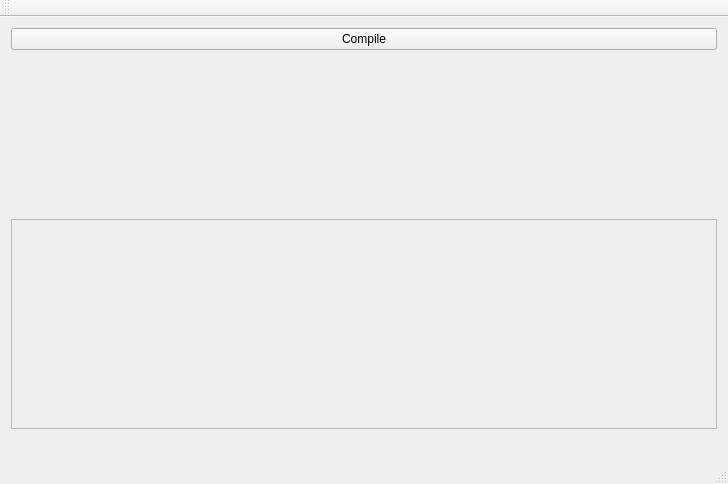
<?xml version="1.0" encoding="UTF-8"?>
<ui version="4.0">
 <class>MainWindow</class>
 <widget class="QMainWindow" name="MainWindow">
  <property name="geometry">
   <rect>
    <x>0</x>
    <y>0</y>
    <width>728</width>
    <height>484</height>
   </rect>
  </property>
  <property name="windowTitle">
   <string>MainWindow</string>
  </property>
  <widget class="QWidget" name="centralWidget">
   <layout class="QVBoxLayout" name="verticalLayout" stretch="1,3,4,1">
    <item>
     <widget class="QPushButton" name="btnCompile">
      <property name="text">
       <string>Compile</string>
      </property>
     </widget>
    </item>
    <item>
     <layout class="QHBoxLayout" name="horizontalLayout">
      <property name="leftMargin">
       <number>0</number>
      </property>
      <property name="topMargin">
       <number>0</number>
      </property>
      <property name="rightMargin">
       <number>0</number>
      </property>
      <property name="bottomMargin">
       <number>0</number>
      </property>
      <item>
       <widget class="Altimeter_Widget" name="Altimeter_display" native="true">
        <property name="sizePolicy">
         <sizepolicy hsizetype="Preferred" vsizetype="Preferred">
          <horstretch>3</horstretch>
          <verstretch>0</verstretch>
         </sizepolicy>
        </property>
       </widget>
      </item>
      <item>
       <widget class="Horizon_Widget" name="Horizon_display" native="true">
        <property name="sizePolicy">
         <sizepolicy hsizetype="Preferred" vsizetype="Preferred">
          <horstretch>3</horstretch>
          <verstretch>0</verstretch>
         </sizepolicy>
        </property>
       </widget>
      </item>
      <item>
       <widget class="Heading_Widget" name="Heading_display" native="true">
        <property name="sizePolicy">
         <sizepolicy hsizetype="Preferred" vsizetype="Preferred">
          <horstretch>3</horstretch>
          <verstretch>0</verstretch>
         </sizepolicy>
        </property>
       </widget>
      </item>
      <item>
       <widget class="Orientation_Widget" name="Orientation_display" native="true">
        <property name="sizePolicy">
         <sizepolicy hsizetype="Preferred" vsizetype="Preferred">
          <horstretch>5</horstretch>
          <verstretch>0</verstretch>
         </sizepolicy>
        </property>
       </widget>
      </item>
     </layout>
    </item>
    <item>
     <widget class="QFrame" name="frame">
      <property name="frameShape">
       <enum>QFrame::StyledPanel</enum>
      </property>
      <property name="frameShadow">
       <enum>QFrame::Raised</enum>
      </property>
      <layout class="QHBoxLayout" name="horizontalLayout_2">
       <property name="leftMargin">
        <number>2</number>
       </property>
       <property name="topMargin">
        <number>2</number>
       </property>
       <property name="rightMargin">
        <number>2</number>
       </property>
       <property name="bottomMargin">
        <number>2</number>
       </property>
       <item>
        <widget class="Plot2d_Widget" name="xy_mag" native="true"/>
       </item>
       <item>
        <widget class="Plot2d_Widget" name="xz_mag" native="true"/>
       </item>
       <item>
        <widget class="Plot2d_Widget" name="yz_mag" native="true"/>
       </item>
      </layout>
     </widget>
    </item>
    <item>
     <widget class="QLabel" name="lblCycles">
      <property name="maximumSize">
       <size>
        <width>16777215</width>
        <height>16</height>
       </size>
      </property>
      <property name="text">
       <string/>
      </property>
      <property name="alignment">
       <set>Qt::AlignCenter</set>
      </property>
     </widget>
    </item>
   </layout>
  </widget>
  <widget class="QMenuBar" name="menuBar">
   <property name="geometry">
    <rect>
     <x>0</x>
     <y>0</y>
     <width>728</width>
     <height>21</height>
    </rect>
   </property>
  </widget>
  <widget class="QToolBar" name="mainToolBar">
   <attribute name="toolBarArea">
    <enum>TopToolBarArea</enum>
   </attribute>
   <attribute name="toolBarBreak">
    <bool>false</bool>
   </attribute>
  </widget>
  <widget class="QStatusBar" name="statusBar"/>
 </widget>
 <layoutdefault spacing="6" margin="11"/>
 <customwidgets>
  <customwidget>
   <class>Heading_Widget</class>
   <extends>QWidget</extends>
   <header>widgets/heading_widget.h</header>
   <container>1</container>
  </customwidget>
  <customwidget>
   <class>Horizon_Widget</class>
   <extends>QWidget</extends>
   <header>widgets/horizon_widget.h</header>
   <container>1</container>
  </customwidget>
  <customwidget>
   <class>Altimeter_Widget</class>
   <extends>QWidget</extends>
   <header>widgets/altimeter_widget.h</header>
   <container>1</container>
  </customwidget>
  <customwidget>
   <class>Orientation_Widget</class>
   <extends>QWidget</extends>
   <header>widgets/orientation_widget.h</header>
   <container>1</container>
  </customwidget>
  <customwidget>
   <class>Plot2d_Widget</class>
   <extends>QWidget</extends>
   <header>widgets/plot2d_widget.h</header>
   <container>1</container>
  </customwidget>
 </customwidgets>
 <resources/>
 <connections/>
</ui>
